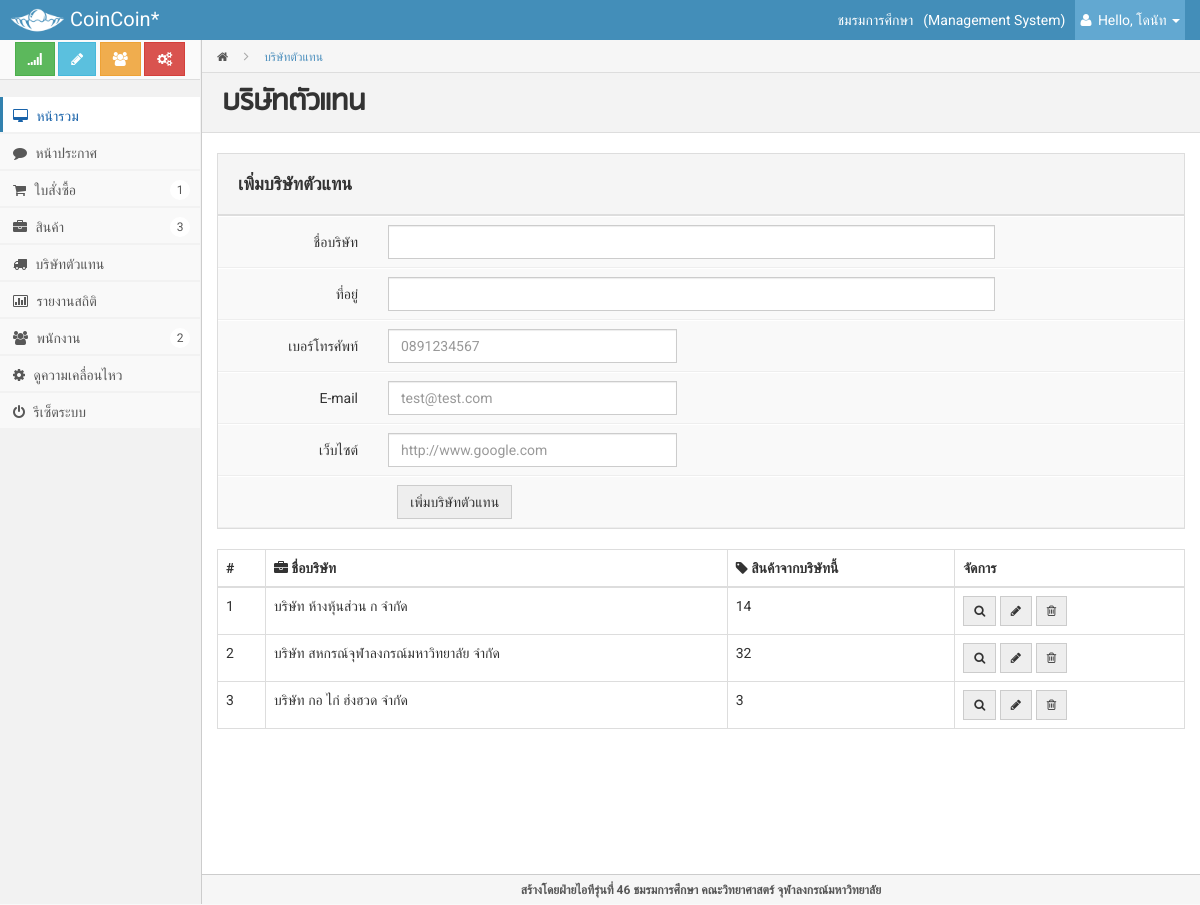
/admin/index.php?page=warehouse (signed in), run on the app's committed database.
### tables this page shows
CREATE TABLE IF NOT EXISTS `warehouse` (
  `warehouseid` int(10) NOT NULL AUTO_INCREMENT,
  `wname` varchar(100) NOT NULL,
  `address` text NOT NULL,
  `phone` varchar(10) NOT NULL,
  `email` varchar(100) DEFAULT NULL,
  `website` varchar(100) DEFAULT NULL,
  PRIMARY KEY (`warehouseid`)
);

### admin/modules/warehouse.php (the view, shortened to what this page needs)
     <div class="page-head">
         <div class="bread-crumb">
             <a href="index.html"><i class="icon-home"></i></a>
	<i class="icon-angle-right"></i>
             <a href="#" class="bread-current">บริษัทตัวแทน</a>
         </div>
         <h3 class="content-heading">บริษัทตัวแทน</h3>
     </div>
     <div class="matter">
         <div class="container">
             <div class="row">
		<div class="col-md-12">
		<form action="index.php?page=warehouse&action=add" method="POST" class="form-horizontal form-box" role="form">
                                 <h4 class="form-box-header">เพิ่มบริษัทตัวแทน</h4>
                                 <div class="form-box-content">
                                     <div class="form-group">
                                         <label class="col-lg-4 control-label">ชื่อบริษัท</label>
                                         <div class="col-lg-8">
                                             <input class="form-control" placeholder="" type="text" name="name">
                                         </div>
                                     </div>
							<div class="form-group">
                                         <label class="col-lg-4 control-label">ที่อยู่</label>
                                         <div class="col-lg-8">
                                             <input class="form-control" placeholder="" type="text" name="address">
                                         </div>
                                     </div>
							<div class="form-group">
                                         <label class="col-lg-4 control-label">เบอร์โทรศัพท์</label>
                                         <div class="col-lg-4">
                                             <input class="form-control" placeholder="0891234567" type="text" name="phone">
                                         </div>
                                     </div>
							<div class="form-group">
                                         <label class="col-lg-4 control-label">E-mail</label>
                                         <div class="col-lg-4">
                                             <input class="form-control" placeholder="test@test.com" type="text" name="email">
                                         </div>
                                     </div>
							<div class="form-group">
                                         <label class="col-lg-4 control-label">เว็บไซต์</label>
                                         <div class="col-lg-4">
                                             <input class="form-control" placeholder="http://www.google.com" type="text" name="website">
                                         </div>
                                     </div>
                                     <div class="form-group">
                                         <div class="col-lg-offset-2 col-lg-9">
                                             <button type="submit" class="btn btn-default">เพิ่มบริษัทตัวแทน</button>
                                         </div>
                                     </div>
                                 </div>
                             </form>
		<table class="table table-bordered ">
         <thead>
         <tr>
             <th>#</th>
             <th><i class="icon-briefcase"></i> ชื่อบริษัท</th>
             <th><i class="icon-tag"></i> สินค้าจากบริษัทนี้</th>
             <th>จัดการ</th>
         </tr>
         </thead>
         <tbody>
<?php
$sql = "SELECT w.warehouseID, w.wname,count(productid) as itemCount";
$sql .= " FROM warehouse w";
$sql .= " LEFT OUTER JOIN whmakeproduct wh ON w.warehouseid = wh.warehouseid";
$sql .= " GROUP BY w.warehouseid ORDER BY w.warehouseID ASC ";
$query = mysqli_query($connect, $sql);
$count=1;
	while($result = mysqli_fetch_array($query)) {
?>
         <tr>
             <td><?php echo $count;?></td>
             <td><?php echo $result['wname'];?></td>
             <td><?php echo $result['itemCount'];?></td>
             <td>
                 <div class="btn-group">
				<a href="?page=infowarehouse&pid=<?php echo $result['warehouseID'];?>"><button class="btn btn-sm btn-default" title="View"><i class="icon-search"></i></button></a>
				<a href="?page=editwarehouse&wid=<?php echo $result['warehouseID'];?>"><button class="btn btn-sm btn-default" title="Edit"><i class="icon-pencil"></i></button></a>
				<a href="index.php?page=warehouse&action=delete&id=<?php echo $result['warehouseID'];?>">
				<a href="" onclick="return deleteBox('<?php echo $result['wname'];?>','?page=warehouse&action=delete&id=<?php echo $result['warehouseID'];?>', 1)"><button class="btn btn-sm btn-default" title="Delete"><i class="icon-trash"></i></button></a>
			</a>
                 </div>
             </td>
         </tr>
<?php
$count++;
} ?>
         </tbody>
     </table>
		</div>
             </div>
         </div>
     </div>

### admin/style/style.css (style rules this page uses)
* { border-radius: 0 !important; filter: progid:DXImageTransform.Microsoft.gradient(enabled = false) !important; text-shadow: none !important; font-family: Roboto,"Helvetica Neue",Helvetica, sans-serif; }
form * { font-family: Roboto,"Helvetica Neue",Helvetica, sans-serif; }
input, textarea { background-image: none !important; border: 1px solid #ccc !important; font-family: Roboto,"Helvetica Neue",Helvetica, sans-serif !important; }
.btn { background-image: none !important; font-family: Roboto,"Helvetica Neue",Helvetica, sans-serif; outline: 0 none; }
body { background-color: #F9F9F9; color: #333333; font-family: Roboto,"Helvetica Neue",Helvetica,Arial,sans-serif; font-size: 14px; -webkit-font-smoothing: antialiased; line-height: 20px; padding-top: 40px; }
h1, h2, h3, h4, h5, h6, .h1, .h2, .h3, .h4, .h5, .h6 { font-family: Roboto,"Helvetica Neue",Helvetica,Arial,sans-serif; font-weight: 700; line-height: 20px; }
h1, h2, h3 { line-height: 40px; margin-bottom: 10px; margin-top: 20px; }
h4, h5, h6 { margin-bottom: 10px; margin-top: 10px; }
h3, .h3 { font-size: 24px; }
h4, .h4 { font-size: 18px; }
a { color: #4C8FBD; }
label { font-weight: 400; }
.btn-default { background: #EEEEEE !important; }
form { margin: 10px; }
form label { font-weight: 400; }
.form-horizontal .control-label { width: 150px; }
.form-box { background-color: #F9F9F9; border: 1px solid #DDDDDD; margin: 0 0 20px; }
.form-box-header { background-color: #F5F5F5; border-bottom: 2px solid #DDDDDD; margin: 0; padding: 20px; }
.form-box-content { padding: 0 15px; }
.form-box .form-group { border-bottom: 1px solid #EEEEEE; border-top: 1px solid #FFFFFF; margin: 0 -15px; padding: 8px 5px; }
.mainbar .container { max-width:100% !important; }
.mainbar .page-head { padding: 0 20px 0px; }
.mainbar .bread-crumb { background-color: #F6F6F6; border-bottom: 1px solid #DDDDDD; list-style: none outside none; margin: 0px -20px 20px; padding: 0 0 0 15px; }
.mainbar .bread-crumb > i { color: #aaa; line-height: 32px; padding: 0 12px; }
.mainbar .bread-crumb a { display: inline-block; color: #555; font-size: 12px; height: 30px; line-height: 32px; }
.mainbar .bread-crumb a.bread-current { color: #4C8FBD; text-decoration: none; }
.content-heading { font-family: 'rsu-regular'; font-size: 2.3em; border-top: 0 none; margin: -20px -20px 20px 0; background-color: #F3F3F3; border-bottom: 1px solid #DDDDDD; border-top: 1px solid #DDDDDD; padding: 10px 20px 9px; }
.mainbar .page-head .content-heading { margin: -20px -20px 20px; border-top: 0; }
.mainbar .matter { padding: 0 0 20px 0px; }

### data on the page
warehouse: wname "บริษัท ห้างหุ้นส่วน ก จำกัด", itemCount "14"
warehouse: wname "บริษัท สหกรณ์จุฬาลงกรณ์มหาวิทยาลัย จำกัด", itemCount "32"
warehouse: wname "บริษัท กอ ไก่ ฮ่งฮวด จำกัด", itemCount "3"

### other printed values
$info['name'] "ชมรมการศึกษา"
$_SESSION["firstname"] "โดนัท"
